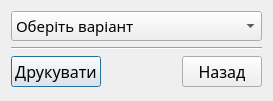
<?xml version="1.0" encoding="UTF-8"?>
<ui version="4.0">
 <class>Print_document</class>
 <widget class="QDialog" name="Print_document">
  <property name="geometry">
   <rect>
    <x>0</x>
    <y>0</y>
    <width>273</width>
    <height>101</height>
   </rect>
  </property>
  <property name="windowTitle">
   <string>Друкувати</string>
  </property>
  <layout class="QGridLayout" name="gridLayout">
   <item row="0" column="0">
    <layout class="QHBoxLayout" name="horizontalLayout_2">
     <item>
      <widget class="QComboBox" name="comboBox">
       <property name="font">
        <font>
         <family>Alef</family>
         <pointsize>11</pointsize>
        </font>
       </property>
       <item>
        <property name="text">
         <string>Оберіть варіант</string>
        </property>
       </item>
       <item>
        <property name="text">
         <string>Рахунок</string>
        </property>
       </item>
       <item>
        <property name="text">
         <string>Видаткова накладна</string>
        </property>
       </item>
       <item>
        <property name="text">
         <string>Товарний чек</string>
        </property>
       </item>
       <item>
        <property name="text">
         <string>Податкова накладна</string>
        </property>
       </item>
       <item>
        <property name="text">
         <string>Накладна на повернення</string>
        </property>
       </item>
       <item>
        <property name="text">
         <string>Накладна на надходження</string>
        </property>
       </item>
      </widget>
     </item>
    </layout>
   </item>
   <item row="2" column="0">
    <layout class="QHBoxLayout" name="horizontalLayout">
     <item>
      <widget class="QPushButton" name="btn_print">
       <property name="font">
        <font>
         <family>Alef</family>
         <pointsize>12</pointsize>
        </font>
       </property>
       <property name="text">
        <string>Друкувати</string>
       </property>
      </widget>
     </item>
     <item>
      <spacer name="horizontalSpacer">
       <property name="orientation">
        <enum>Qt::Horizontal</enum>
       </property>
       <property name="sizeHint" stdset="0">
        <size>
         <width>40</width>
         <height>20</height>
        </size>
       </property>
      </spacer>
     </item>
     <item>
      <widget class="QPushButton" name="btn_reject">
       <property name="font">
        <font>
         <family>Alef</family>
         <pointsize>12</pointsize>
        </font>
       </property>
       <property name="text">
        <string>Назад</string>
       </property>
      </widget>
     </item>
    </layout>
   </item>
   <item row="1" column="0">
    <widget class="Line" name="line">
     <property name="orientation">
      <enum>Qt::Horizontal</enum>
     </property>
    </widget>
   </item>
  </layout>
 </widget>
 <resources/>
 <connections>
  <connection>
   <sender>btn_reject</sender>
   <signal>clicked()</signal>
   <receiver>Print_document</receiver>
   <slot>reject()</slot>
   <hints>
    <hint type="sourcelabel">
     <x>523</x>
     <y>221</y>
    </hint>
    <hint type="destinationlabel">
     <x>266</x>
     <y>100</y>
    </hint>
   </hints>
  </connection>
 </connections>
</ui>
